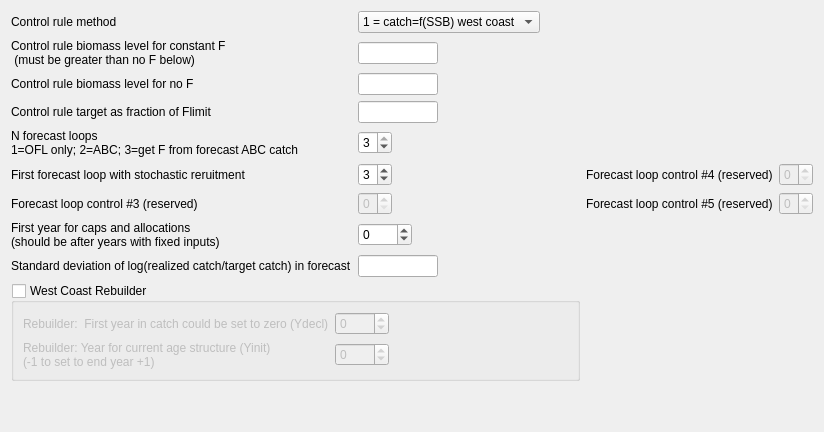
     <widget class="QWidget" name="tab_controls">
      <attribute name="title">
       <string>Controls</string>
      </attribute>
      <layout class="QHBoxLayout" name="horizontalLayout_10">
       <item>
        <layout class="QGridLayout" name="gridLayout_2">
         <item row="5" column="2">
          <spacer name="horizontalSpacer_30">
           <property name="orientation">
            <enum>Qt::Horizontal</enum>
           </property>
           <property name="sizeHint" stdset="0">
            <size>
             <width>40</width>
             <height>20</height>
            </size>
           </property>
          </spacer>
         </item>
         <item row="0" column="1" colspan="2">
          <layout class="QHBoxLayout" name="horizontalLayout_14">
           <item>
            <widget class="QComboBox" name="comboBox_control_rule">
             <item>
              <property name="text">
               <string>1 = catch=f(SSB) west coast</string>
              </property>
             </item>
             <item>
              <property name="text">
               <string>2 = F=f(SSB)</string>
              </property>
             </item>
            </widget>
           </item>
           <item>
            <spacer name="horizontalSpacer_11">
             <property name="orientation">
              <enum>Qt::Horizontal</enum>
             </property>
             <property name="sizeHint" stdset="0">
              <size>
               <width>40</width>
               <height>20</height>
              </size>
             </property>
            </spacer>
           </item>
          </layout>
         </item>
         <item row="6" column="0">
          <widget class="QLabel" name="label_fcast_loops_3">
           <property name="text">
            <string>Forecast loop control #3 (reserved)</string>
           </property>
          </widget>
         </item>
         <item row="6" column="1">
          <layout class="QHBoxLayout" name="horizontalLayout_fcast_loops_3">
           <item>
            <widget class="QSpinBox" name="spinBox_fcast_loops_3">
             <property name="enabled">
              <bool>false</bool>
             </property>
             <property name="maximum">
              <number>9</number>
             </property>
            </widget>
           </item>
           <item>
            <spacer name="horizontalSpacer_fcast_loops_3">
             <property name="orientation">
              <enum>Qt::Horizontal</enum>
             </property>
             <property name="sizeHint" stdset="0">
              <size>
               <width>40</width>
               <height>20</height>
              </size>
             </property>
            </spacer>
           </item>
          </layout>
         </item>
         <item row="3" column="0">
          <widget class="QLabel" name="label_ctl_tgt_as_fraction">
           <property name="text">
            <string>Control rule target as fraction of Flimit</string>
           </property>
          </widget>
         </item>
         <item row="8" column="0">
          <widget class="QLabel" name="label_first_caps_yr">
           <property name="text">
            <string>First year for caps and allocations
(should be after years with fixed inputs)</string>
           </property>
          </widget>
         </item>
         <item row="13" column="0">
          <spacer name="verticalSpacer_2">
           <property name="orientation">
            <enum>Qt::Vertical</enum>
           </property>
           <property name="sizeHint" stdset="0">
            <size>
             <width>20</width>
             <height>40</height>
            </size>
           </property>
          </spacer>
         </item>
         <item row="4" column="0">
          <widget class="QLabel" name="label_num_forecast_loops">
           <property name="text">
            <string>N forecast loops
1=OFL only; 2=ABC; 3=get F from forecast ABC catch</string>
           </property>
          </widget>
         </item>
         <item row="5" column="0">
          <widget class="QLabel" name="label_first_loop">
           <property name="text">
            <string>First forecast loop with stochastic reruitment</string>
           </property>
          </widget>
         </item>
         <item row="9" column="0">
          <widget class="QLabel" name="label_log_sd">
           <property name="text">
            <string>Standard deviation of log(realized catch/target catch) in forecast</string>
           </property>
          </widget>
         </item>
         <item row="1" column="1">
          <layout class="QHBoxLayout" name="horizontalLayout_20">
           <item>
            <widget class="QLineEdit" name="lineEdit_ctl_rule_const_F">
             <property name="maximumSize">
              <size>
               <width>80</width>
               <height>16777215</height>
              </size>
             </property>
            </widget>
           </item>
           <item>
            <spacer name="horizontalSpacer_12">
             <property name="orientation">
              <enum>Qt::Horizontal</enum>
             </property>
             <property name="sizeHint" stdset="0">
              <size>
               <width>40</width>
               <height>20</height>
              </size>
             </property>
            </spacer>
           </item>
          </layout>
         </item>
         <item row="3" column="1">
          <layout class="QHBoxLayout" name="horizontalLayout_6">
           <item>
            <widget class="QLineEdit" name="lineEdit_ctl_tgt_as_fraction">
             <property name="maximumSize">
              <size>
               <width>80</width>
               <height>16777215</height>
              </size>
             </property>
            </widget>
           </item>
           <item>
            <spacer name="horizontalSpacer_5">
             <property name="orientation">
              <enum>Qt::Horizontal</enum>
             </property>
             <property name="sizeHint" stdset="0">
              <size>
               <width>40</width>
               <height>20</height>
              </size>
             </property>
            </spacer>
           </item>
          </layout>
         </item>
         <item row="4" column="1">
          <layout class="QHBoxLayout" name="horizontalLayout_28">
           <item>
            <widget class="QSpinBox" name="spinBox_num_forecast_loops">
             <property name="minimum">
              <number>1</number>
             </property>
             <property name="maximum">
              <number>3</number>
             </property>
             <property name="value">
              <number>3</number>
             </property>
            </widget>
           </item>
           <item>
            <spacer name="horizontalSpacer_22">
             <property name="orientation">
              <enum>Qt::Horizontal</enum>
             </property>
             <property name="sizeHint" stdset="0">
              <size>
               <width>40</width>
               <height>20</height>
              </size>
             </property>
            </spacer>
           </item>
          </layout>
         </item>
         <item row="8" column="1">
          <layout class="QHBoxLayout" name="horizontalLayout_30">
           <item>
            <widget class="QSpinBox" name="spinBox_first_caps_yr">
             <property name="minimum">
              <number>-50</number>
             </property>
             <property name="maximum">
              <number>3000</number>
             </property>
            </widget>
           </item>
           <item>
            <spacer name="horizontalSpacer_24">
             <property name="orientation">
              <enum>Qt::Horizontal</enum>
             </property>
             <property name="sizeHint" stdset="0">
              <size>
               <width>40</width>
               <height>20</height>
              </size>
             </property>
            </spacer>
           </item>
          </layout>
         </item>
         <item row="5" column="1">
          <layout class="QHBoxLayout" name="horizontalLayout_31">
           <item>
            <widget class="QSpinBox" name="spinBox_first_loop">
             <property name="minimum">
              <number>1</number>
             </property>
             <property name="maximum">
              <number>9</number>
             </property>
             <property name="value">
              <number>3</number>
             </property>
            </widget>
           </item>
           <item>
            <spacer name="horizontalSpacer_23">
             <property name="orientation">
              <enum>Qt::Horizontal</enum>
             </property>
             <property name="sizeHint" stdset="0">
              <size>
               <width>40</width>
               <height>20</height>
              </size>
             </property>
            </spacer>
           </item>
          </layout>
         </item>
         <item row="9" column="1">
          <layout class="QHBoxLayout" name="horizontalLayout_29">
           <item>
            <widget class="QLineEdit" name="lineEdit_log_sd">
             <property name="maximumSize">
              <size>
               <width>80</width>
               <height>16777215</height>
              </size>
             </property>
            </widget>
           </item>
           <item>
            <spacer name="horizontalSpacer_25">
             <property name="orientation">
              <enum>Qt::Horizontal</enum>
             </property>
             <property name="sizeHint" stdset="0">
              <size>
               <width>40</width>
               <height>20</height>
              </size>
             </property>
            </spacer>
           </item>
          </layout>
         </item>
         <item row="2" column="1">
          <layout class="QHBoxLayout" name="horizontalLayout_19">
           <item>
            <widget class="QLineEdit" name="lineEdit_ctl_rule_no_F">
             <property name="maximumSize">
              <size>
               <width>80</width>
               <height>16777215</height>
              </size>
             </property>
            </widget>
           </item>
           <item>
            <spacer name="horizontalSpacer_13">
             <property name="orientation">
              <enum>Qt::Horizontal</enum>
             </property>
             <property name="sizeHint" stdset="0">
              <size>
               <width>40</width>
               <height>20</height>
              </size>
             </property>
            </spacer>
           </item>
          </layout>
         </item>
         <item row="0" column="0">
          <widget class="QLabel" name="label_control_rule">
           <property name="text">
            <string>Control rule method</string>
           </property>
          </widget>
         </item>
         <item row="1" column="0">
          <widget class="QLabel" name="label_ctl_rule_const_F">
           <property name="text">
            <string>Control rule biomass level for constant F
 (must be greater than no F below)</string>
           </property>
          </widget>
         </item>
         <item row="2" column="0">
          <widget class="QLabel" name="label_ctl_rule_no_F">
           <property name="text">
            <string>Control rule biomass level for no F</string>
           </property>
          </widget>
         </item>
         <item row="6" column="3">
          <widget class="QLabel" name="label_fcast_loops_5">
           <property name="text">
            <string>Forecast loop control #5 (reserved)</string>
           </property>
          </widget>
         </item>
         <item row="6" column="4">
          <widget class="QSpinBox" name="spinBox_fcast_loops_5">
           <property name="enabled">
            <bool>false</bool>
           </property>
           <property name="maximum">
            <number>9</number>
           </property>
          </widget>
         </item>
         <item row="5" column="3">
          <widget class="QLabel" name="label_fcast_loops_4">
           <property name="text">
            <string>Forecast loop control #4 (reserved)</string>
           </property>
          </widget>
         </item>
         <item row="5" column="4">
          <widget class="QSpinBox" name="spinBox_fcast_loops_4">
           <property name="enabled">
            <bool>false</bool>
           </property>
           <property name="maximum">
            <number>9</number>
           </property>
          </widget>
         </item>
         <item row="10" column="0" colspan="3">
          <widget class="QGroupBox" name="groupBox_rebuilder">
           <property name="title">
            <string>West Coast Rebuilder</string>
           </property>
           <property name="checkable">
            <bool>true</bool>
           </property>
           <property name="checked">
            <bool>false</bool>
           </property>
           <layout class="QGridLayout" name="gridLayout_3">
            <item row="0" column="1">
             <layout class="QHBoxLayout" name="horizontalLayout_rebuilder_ydecl">
              <item>
               <widget class="QSpinBox" name="spinBox_rebuilder_ydecl">
                <property name="minimum">
                 <number>-20</number>
                </property>
                <property name="maximum">
                 <number>3000</number>
                </property>
                <property name="value">
                 <number>0</number>
                </property>
               </widget>
              </item>
              <item>
               <spacer name="horizontalSpacer_8">
                <property name="orientation">
                 <enum>Qt::Horizontal</enum>
                </property>
                <property name="sizeHint" stdset="0">
                 <size>
                  <width>40</width>
                  <height>20</height>
                 </size>
                </property>
               </spacer>
              </item>
             </layout>
            </item>
            <item row="0" column="0">
             <widget class="QLabel" name="label_rebuilder_ydecl">
              <property name="text">
               <string>Rebuilder:  First year in catch could be set to zero (Ydecl)</string>
              </property>
             </widget>
            </item>
            <item row="1" column="0">
             <widget class="QLabel" name="label_rebuilder_yinit">
              <property name="text">
               <string>Rebuilder: Year for current age structure (Yinit)
(-1 to set to end year +1)</string>
              </property>
             </widget>
            </item>
            <item row="1" column="1">
             <layout class="QHBoxLayout" name="horizontalLayout_rebuilder_yinit">
              <item>
               <widget class="QSpinBox" name="spinBox_rebuilder_yinit">
                <property name="minimum">
                 <number>-20</number>
                </property>
                <property name="maximum">
                 <number>3000</number>
                </property>
               </widget>
              </item>
              <item>
               <spacer name="horizontalSpacer_10">
                <property name="orientation">
                 <enum>Qt::Horizontal</enum>
                </property>
                <property name="sizeHint" stdset="0">
                 <size>
                  <width>40</width>
                  <height>20</height>
                 </size>
                </property>
               </spacer>
              </item>
             </layout>
            </item>
           </layout>
          </widget>
         </item>
        </layout>
       </item>
      </layout>
     </widget>
